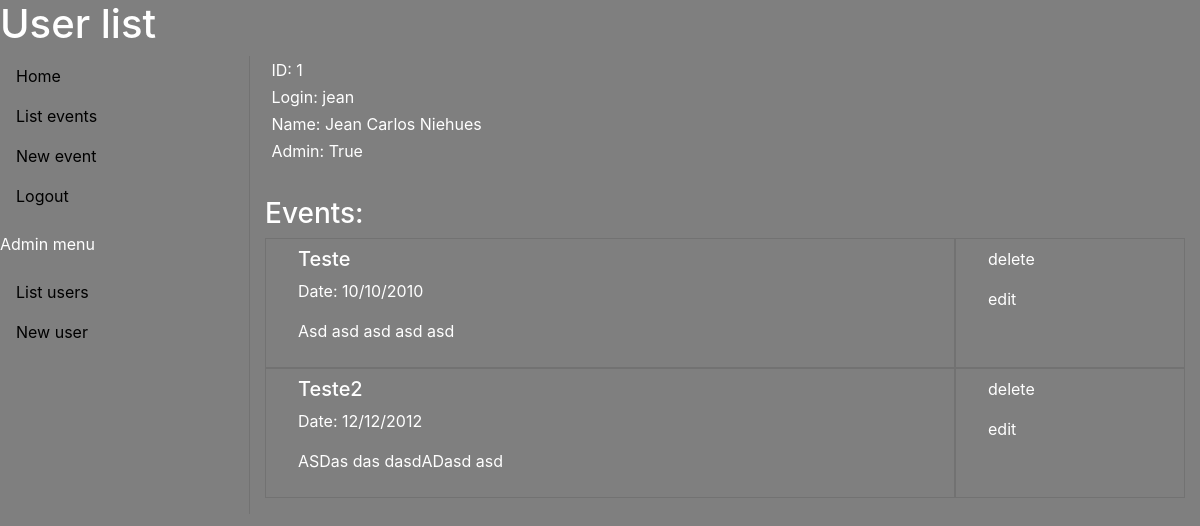
Page /users/1 on the committed database.
### models/calendar_model.py (models this page shows)
class User(SQLModel, table=True):
    id: Optional[int] = Field(default=None, primary_key=True, nullable=False)
    user_name: str = Field(index=True)
    name: str = Field(index=True)
    admin: bool = Field(nullable=True)
    password: str = Field(nullable=False)
    events: List["Event"] = Relationship(back_populates="users")

class Event(SQLModel, table=True):
    id: Optional[int] = Field(default=None, primary_key=True, nullable=False)
    data_event: str = Field(nullable=False)
    title: str = Field(nullable=False, index=True)
    description: str = Field()
    public: bool = Field(default=False)
    active: bool = Field(default=True)
    id_user: Optional[int] = Field(default=None, foreign_key="user.id")
    users: Optional[User] = Relationship(back_populates="events")

### views/user.py (the view)
@app.route('/users/<id>', methods=['GET', 'POST', 'PATCH', 'DELETE'])
def user_manager(id):
    match request.method:
        case 'GET':
            users_list = listUsers(id)
            print(users_list)
            return render_template('list_single_user.html', title = 'User list', user=users_list)
        case 'POST':
            pass
        case 'PATCH':
            isAdmin = False
            if request.form['admin'] == "True":
                isAdmin = True
            updateUser(id, request.form['name'], isAdmin )
            return redirect(url_for("home")), 200
        case 'DELETE':
            deleteUser(id)
            flash("Usuário deletado")
            return "APAGOU!"
        case _:
            pass

### controller/users_controller.py (called while the page is built)
def listUsers(id=None, user_name=None):
    with Session(engine) as session:
        if id is not None or user_name is not None:
            statement = select(User).where(User.id == id).options(selectinload(User.events))
            user = session.exec(statement)
            return user.first()
        else:
            statement = select(User).options(selectinload(User.events))
            user = session.exec(statement)
            return user.all()

### templates/list_single_user.html (shortened to what this page needs)
{% extends "template.html" %}
{% block content %}
<body>
    <div class="container">
        <ul class="list__user">
                <li>ID: {{ user.id }} </li>
                <li>Login: {{ user.user_name }}</li>
                <li>Name: {{ user.name }}</li>
                <li>Admin: {{ user.admin }}</li>
        </ul>
        <h3>Events:</h3>
        <ul class="list__events">
        {% for event in user.events %}
            <li>
                <h5>{{ event.title }}</h5>
                <p>Date: {{ event.data_event }} </p>
                <p> {{ event.description }} </p>
            </li>
            <li>
                <p>delete</p>
                <p>edit</p>
            </li>
        {% endfor %}
        </ul>
    </div>
</body>
{% endblock content %}

### static/style.css (style rules this page uses)
:root { --hover-color: rgba(0,0,0,.1); --dark-gray-60: rgb(60,60,60); }
body { background-color: rgba(0, 0, 0, .5); color: white; }
ul li { list-style-type:none; }
.list__user { display: flex; flex-direction: column; padding-left: 0px; margin-bottom: 2rem; }
.list__user li { display: inline-flex; padding: .1rem .4rem; }
.list__events { padding-left: 0px; display: grid; grid-template-columns: 3fr 1fr; }
.list__events li { border: 1px solid var(--hover-color); padding: .5rem 2rem; }

### rows in the picture
User: id "1", user_name "jean", name "Jean Carlos Niehues", admin "True"
Event: title "Teste", data_event "10/10/2010", description "Asd asd asd asd asd"
Event: title "Teste2", data_event "12/12/2012", description "ASDas das dasdADasd asd"

### other values in the picture
{{ title }} "User list"
